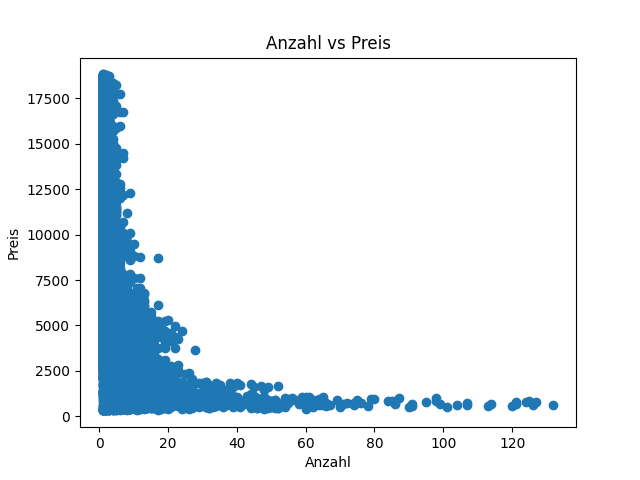

Reproduce this figure in Python.
import matplotlib.pyplot as plt

from data.reader import read

diamonds = read()

price_counts = dict[int, int]()
for d in diamonds:
    if d.price not in price_counts:
        price_counts[d.price] = 0
    price_counts[d.price] += 1

fig, ax = plt.subplots()
ax.set_title("Anzahl vs Preis")
ax.set_xlabel("Anzahl")
ax.set_ylabel("Preis")
plt.scatter(
    list(price_counts.values()),
    list(price_counts.keys()),
)
plt.show()
